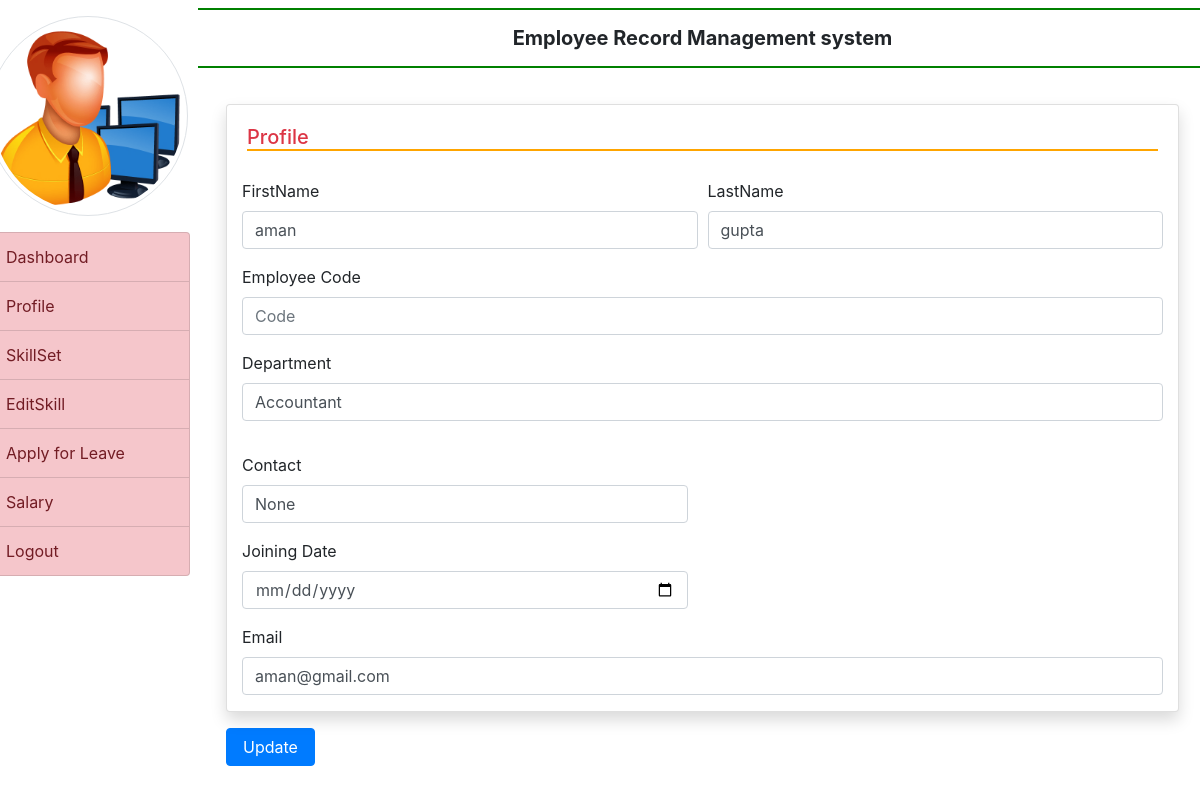
/profile (signed in), run on the app's committed database.
### employe/models.py (models this page shows, shortened)
class EmployeeDetails(models.Model):
    user = models.ForeignKey(User, on_delete=models.CASCADE)
    empcode = models.CharField(max_length=20, null=True)
    empdept = models.CharField(max_length=50, null=True)
    contact = models.IntegerField(max_length=50, null=True)
    joiningdate = models.DateField(null=True)

### employe/views.py (the view, shortened to what this page needs)
# urls.py: path('profile',profile,name='profile'),
def profile(request):
    if not request.user.is_authenticated:
        return redirect('emp_login')
    error = ""
    user = request.user
    employee = EmployeeDetails.objects.get(user=request.user)
    return render(request, 'profile.html', locals())

### employe/templates/profile.html (shortened to what this page needs)
{% extends 'emp_base.html' %}
{% block main %}
<div class="card shadow m-2">
    <div class="card-body">
        <h5 class="p-5, text-danger" style="border-bottom : 2px solid orange">Profile</h5>
    </div>
    <div class="container-fluid">
        <form method="post" name="signup" onsubmit="return checkpassword()">
            <div class="form-row">
                <div class="col-sm-6">
                    <div class="form-group">
                        <label>FirstName</label>
                        <input type="text" name="firstname" class="form-control" placeholder="Enter your firstname" pattern="[A-Za-z]+" value="{{ employee.user.first_name }}">
                    </div>
                </div>
                <div class="col-sm-6">
                    <div class="form-group">
                        <label>LastName</label>
                        <input type="text" name="lastname" class="form-control" placeholder="Enter your lastname" pattern="[A-Za-z]+" value="{{ employee.user.last_name }}">
                    </div>
                </div>
                <div class="col-sm-12">
                    <div class="form-group">
                        <label>Employee Code</label>
                        <input type="text" name="empcode" class="form-control" placeholder="Code">
                    </div>
                </div>
                <div class="col-sm-12">
                    <div class="form-group">
                        <label>Department</label>
                        <input type="text" name="dept" class="form-control" value="{{ employee.empdept }}">
                    </div>
                </div>
                    </div>
                </div>
                <div class="col-sm-6">
                    <div class="form-group">
                        <label>Contact</label>
                        <input type="text" name="contact" class="form-control" placeholder="Enter your number" value="{{ employee.contact }}">
                    </div>
                </div>
                <div class="col-sm-6">
                    <div class="form-group">
                        <label>Joining Date</label>
                        <input type="date" name="jdate" class="form-control" placeholder="Enter the date you joined" value="{{ employee.joiningdate }}">
                    </div>
                </div>
                <div class="col-sm-12">
                    <div class="form-group">
                        <label>Email</label>
                        <input type="email" name="email" class="form-control" placeholder="Enter your email" value="{{ employee.user.username }}">
                    </div>
                </div>
            </div>
            <input type="submit" value="Update" class="m-2 px-3 btn btn-primary">
    </div>
</div>
{% endblock %}

### data on the page
EmployeeDetails: firstname "aman", lastname "gupta", dept "Accountant", contact "None", email "aman@gmail.com"
